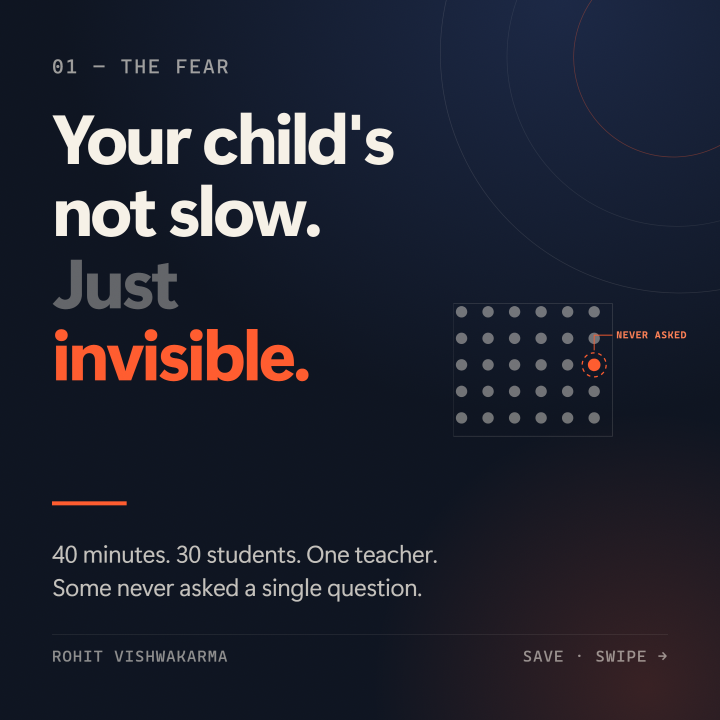
#> input picture exports/png/deck-01-the-fear.png, 2160 x 2160 px (shown at 1/3 size); its folder holds 4 pictures in this run
$ python make-gifs.py
#> lines starting #> are read from the running program, lines starting #| are printed output that depends on the picture
# Build animated GIFs from the exported PNGs.
# Run:  py .\exports\make-gifs.py
# Output: exports\gif\deck-walkthrough.gif (square)
#         exports\gif\reel-story.gif        (9:16)
#
# Requires Pillow:  py -m pip install Pillow

from pathlib import Path
from PIL import Image

ROOT = Path(__file__).resolve().parent.parent
SRC = ROOT / "exports" / "png"
OUT = ROOT / "exports" / "gif"
OUT.mkdir(parents=True, exist_ok=True)

SLIDES = [f"deck-0{i}-" for i in range(1, 7)]
DECK = [
    "deck-01-the-fear",
    "deck-02-why-it-happens",
    "deck-03-the-fix",
    "deck-04-the-tutor",
    "deck-05-the-first-session",
    "deck-06-next-step",
]
REEL = [f"reel-0{i}" for i in range(1, 9)]


def build(name, files, width, durations):
#> called with name = 'deck-walkthrough.gif', width = 720
    frames = []
    for f in files:
        im = Image.open(SRC / f"{f}.png").convert("RGB")
#> im is the input picture: PIL image 2160x2160 RGB; mean R, G, B 32, 34.6, 47.3
        height = round(im.height * width / im.width)
#> height = 720
        im = im.resize((width, height), Image.LANCZOS)
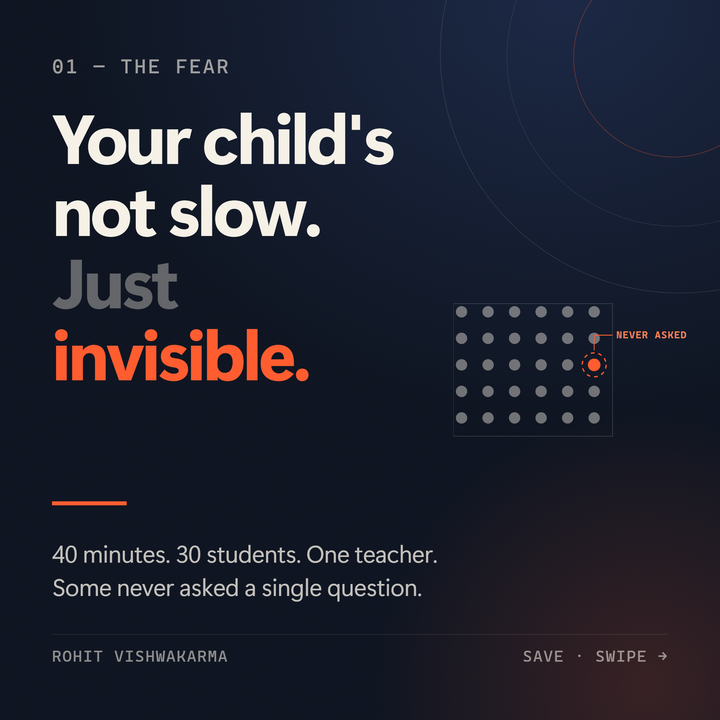
#> im: PIL image 720x720 RGB; mean R, G, B 32, 34.5, 47.3
        frames.append(
            im.quantize(
                colors=256,
                method=Image.Quantize.MEDIANCUT,
                dither=Image.Dither.FLOYDSTEINBERG,
            )
        )
#> pass 2 of the loop in build, `for f in files:`:
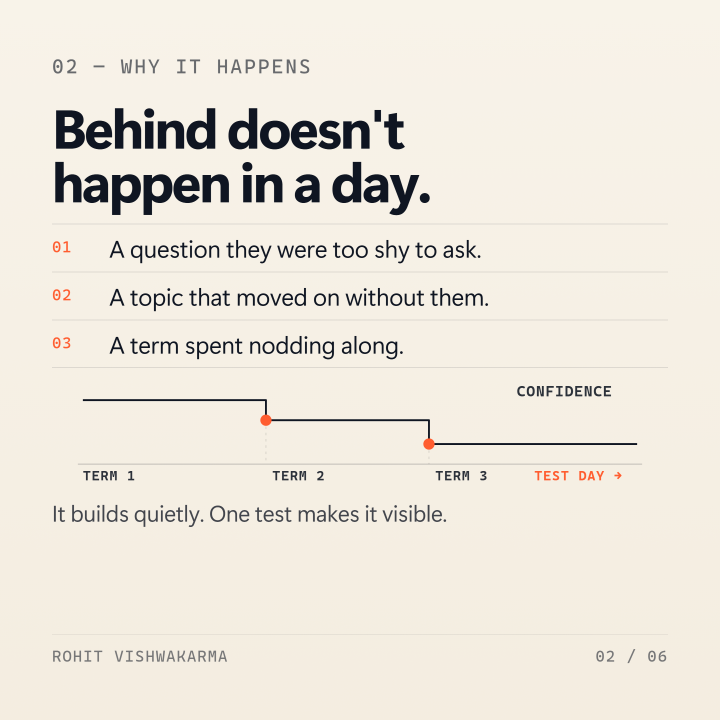
#> input picture exports/png/deck-02-why-it-happens.png, 2160 x 2160 px (shown at 1/3 size)
#> in build, im is the input picture: PIL image 2160x2160 RGB; mean R, G, B 236, 230.3, 220
#> in build, `im = im.resize((width, height), Image.LANCZOS)`:
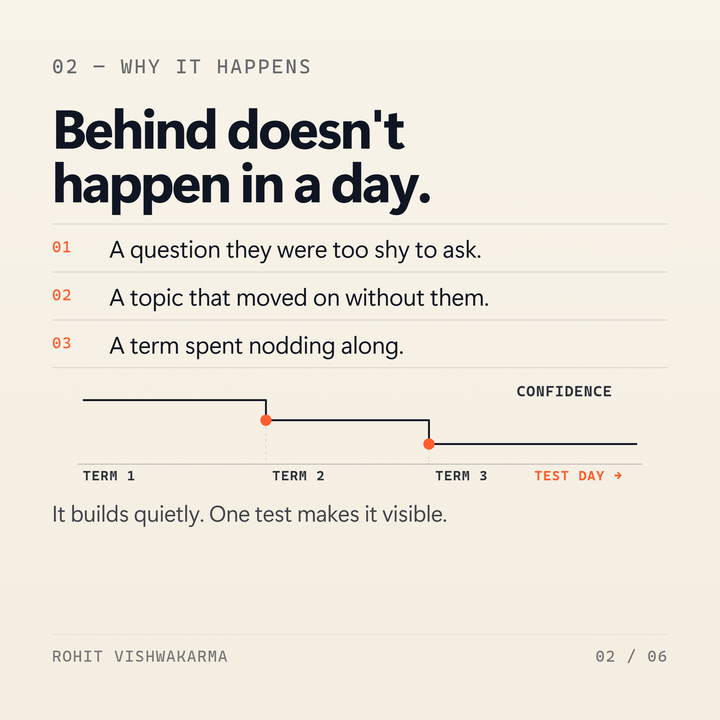
#> im: PIL image 720x720 RGB; mean R, G, B 236, 230.3, 220
#> pass 3 of the loop in build, `for f in files:`:
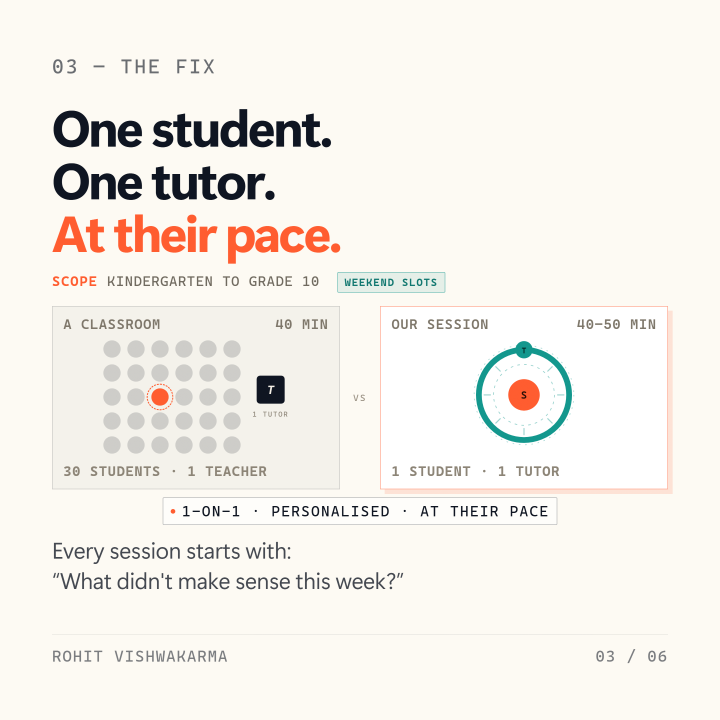
#> input picture exports/png/deck-03-the-fix.png, 2160 x 2160 px (shown at 1/3 size)
#> in build, im is the input picture: PIL image 2160x2160 RGB; mean R, G, B 244.2, 240.5, 234.2
#> in build, `im = im.resize((width, height), Image.LANCZOS)`:
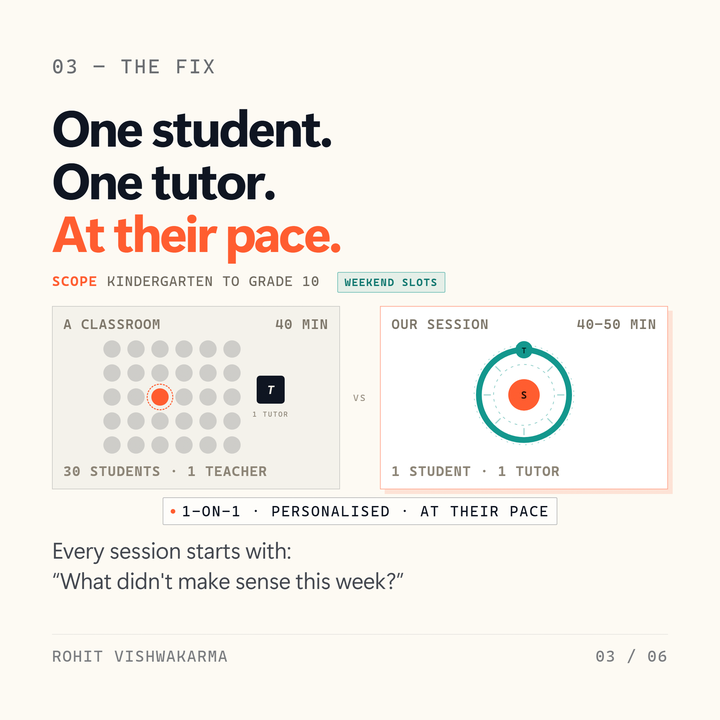
#> im: PIL image 720x720 RGB; mean R, G, B 244.1, 240.4, 234.1
#> the loop made 5 passes; the first 3 are shown

    out = OUT / name
    frames[0].save(
        out,
        save_all=True,
        append_images=frames[1:],
        duration=durations,
        loop=0,
        optimize=True,
        disposal=2,
    )

    check = Image.open(out)
    total = sum(durations) / 1000
    print(
        f"[ok] {name:<24} {check.size[0]}x{check.size[1]}  "
        f"{check.n_frames} frames  {total:.1f}s  {out.stat().st_size / 1024:,.0f} KB"
    )


#> (the run stopped early here; a loop or call above may not have finished)
